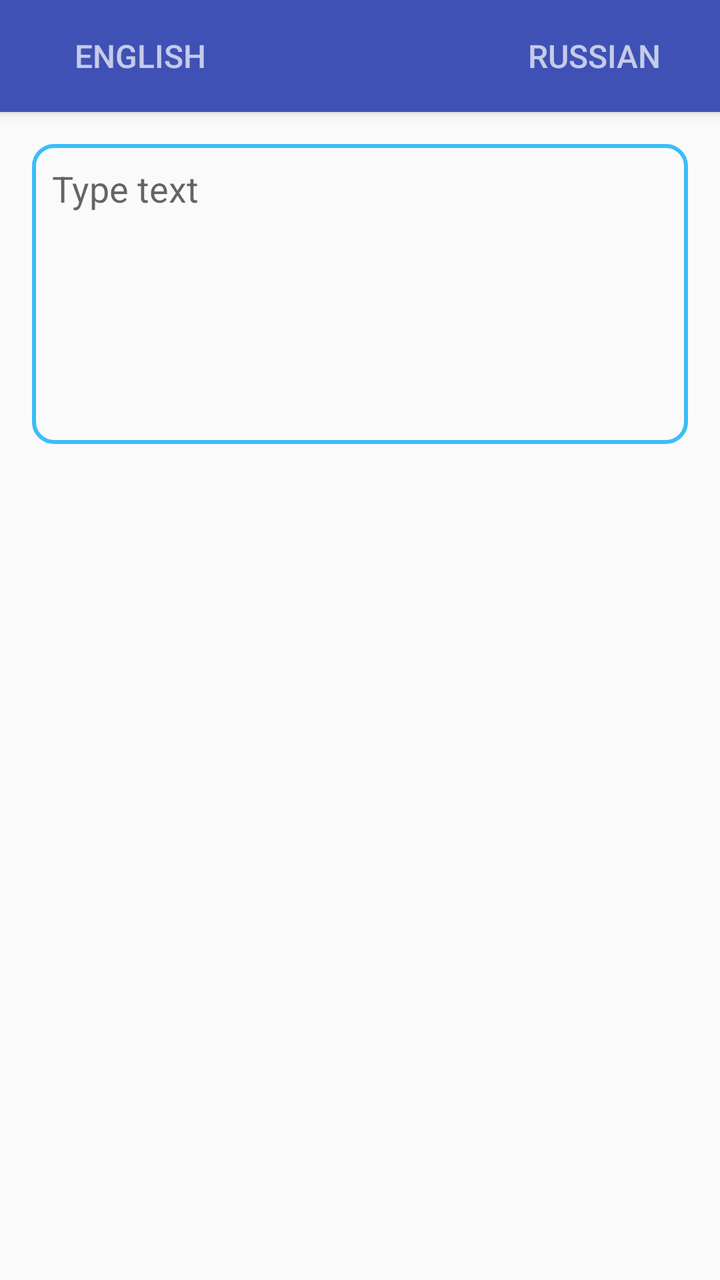
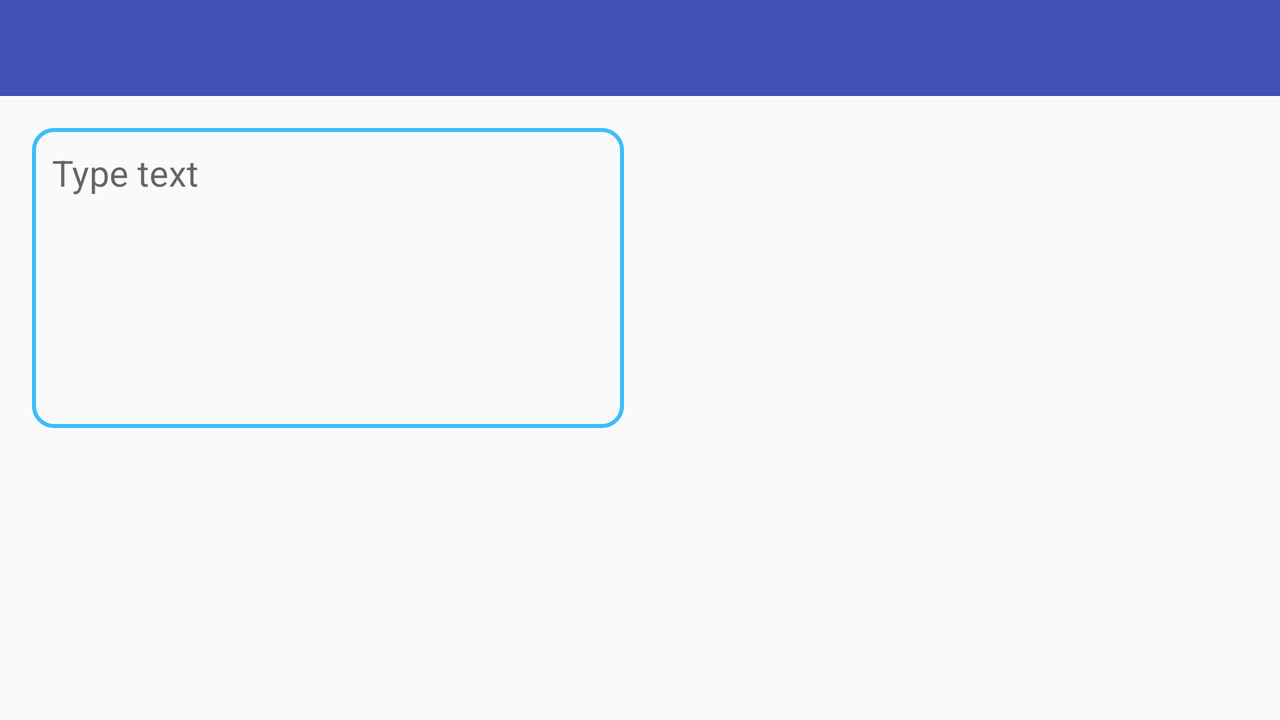

One screen, two layout resources from the same app: the default and the author's alternative for another configuration. Each is rendered where Android would select it; the XML of both is given below.
<!-- AndroidManifest.xml: application theme AppTheme -->
<!-- res/layout/fragment_translate.xml -->
<?xml version="1.0" encoding="utf-8"?>
<android.support.design.widget.CoordinatorLayout xmlns:android="http://schemas.android.com/apk/res/android"
    xmlns:app="http://schemas.android.com/apk/res-auto"
    android:layout_width="match_parent"
    android:layout_height="match_parent"
    android:fitsSystemWindows="true">
    <android.support.design.widget.AppBarLayout
        android:layout_width="match_parent"
        android:layout_height="wrap_content">
        <android.support.v7.widget.Toolbar
            android:id="@+id/toolbar"
            android:layout_width="match_parent"
            android:layout_height="?attr/actionBarSize"
            android:background="@color/colorPrimary"
            android:theme="@style/ThemeOverlay.AppCompat.Dark"
            app:popupTheme="@style/ThemeOverlay.AppCompat.Light"
            app:elevation="2dp">
            <RelativeLayout
                android:layout_width="match_parent"
                android:layout_height="match_parent">
                <Button
                    android:id="@+id/sourceLanguage"
                    android:text="English"
                    style="@style/ToolbarText"
                    android:layout_width="wrap_content"
                    android:layout_height="wrap_content"
                    android:layout_centerVertical="true"
                    android:layout_alignParentStart="true"
                    android:layout_marginStart="10dp" />

                <ImageButton
                    android:id="@+id/swipeLanguages"
                    android:layout_width="32dp"
                    android:layout_height="32dp"
                    android:layout_centerInParent="true"
                    android:background="@android:color/transparent" />
                <Button
                    android:id="@+id/targetLanguage"
                    android:text="Russian"
                    style="@style/ToolbarText"
                    android:layout_width="wrap_content"
                    android:layout_height="wrap_content"
                    android:layout_marginEnd="19dp"
                    android:layout_alignBaseline="@+id/sourceLanguage"
                    android:layout_alignBottom="@+id/sourceLanguage"
                    android:layout_alignParentEnd="true" />
            </RelativeLayout>
        </android.support.v7.widget.Toolbar>
    </android.support.design.widget.AppBarLayout>
    <LinearLayout xmlns:android="http://schemas.android.com/apk/res/android"
        android:orientation="vertical"
        android:layout_width="match_parent"
        android:layout_height="match_parent"
        android:padding="16dp"
        app:layout_behavior="@string/appbar_scrolling_view_behavior">

        <EditText
            android:id="@+id/editText"
            android:hint="Type text"
            android:layout_width="match_parent"
            android:layout_height="150dp"
            android:background="@drawable/rounded_border_edittext"
            android:inputType="textMultiLine"
            android:scrollbars="vertical"
            android:gravity="top"
            android:padding="10dp"/>

        <FrameLayout
            android:layout_width="match_parent"
            android:layout_height="match_parent">

            <TextView
                android:id="@+id/translation"
                android:textSize="24sp"
                android:textColor="@color/blackPrimary"
                android:layout_width="wrap_content"
                android:layout_height="wrap_content"
                android:layout_marginTop="10dp"
                android:layout_marginBottom="10dp"
                android:layout_marginEnd="10dp"
                android:visibility="gone"/>

            <include layout="@layout/view_progress" />

            <include layout="@layout/view_error" />
        </FrameLayout>
    </LinearLayout>
</android.support.design.widget.CoordinatorLayout>
<!-- res/layout/view_progress.xml (included above) -->
<?xml version="1.0" encoding="utf-8"?>
<FrameLayout xmlns:android="http://schemas.android.com/apk/res/android"
    android:layout_width="match_parent"
    android:layout_height="match_parent"
    android:layout_marginBottom="56dp">
    <ProgressBar
        style="?android:attr/progressBarStyle"
        android:layout_width="wrap_content"
        android:layout_height="wrap_content"
        android:layout_gravity="center"
        android:id="@+id/progressBar"
        android:visibility="gone"/>
</FrameLayout>
<!-- res/layout/view_error.xml (included above) -->
<?xml version="1.0" encoding="utf-8"?>
<RelativeLayout
    xmlns:android="http://schemas.android.com/apk/res/android"
    android:layout_width="match_parent"
    android:layout_height="match_parent"
    android:layout_gravity="center"
    android:layout_marginBottom="56dp">

    <TextView
        android:id="@+id/errorTextView"
        android:text="@string/error_message"
        android:layout_width="wrap_content"
        android:layout_height="wrap_content"
        android:layout_centerInParent="true"
        android:visibility="gone"/>

    <Button
        android:id="@+id/errorButton"
        android:text="@string/error_button"
        android:layout_width="wrap_content"
        android:layout_height="wrap_content"
        android:layout_gravity="center_horizontal"
        android:layout_below="@+id/errorTextView"
        android:layout_centerHorizontal="true"
        android:visibility="gone"/>

</RelativeLayout>
<!-- resources referenced by this layout -->
<resources>
  <color name="colorPrimary">#3F51B5</color>
  <!-- drawable rounded_border_edittext (drawable) -->
  <?xml version="1.0" encoding="utf-8"?>
  <selector xmlns:android="http://schemas.android.com/apk/res/android">
      <item>
          <shape android:shape="rectangle">
              <solid android:color="#FAFAFA"/>
              <corners android:radius="10dp" />
              <stroke
                  android:width="2dp"
                  android:color="#3bbdfa" />
          </shape>
      </item>
  </selector>
  <string name="error_button">RETRY</string>
  <string name="error_message">Error please try again</string>
  <style name="ToolbarText">
          <item name="android:textColor">@color/whiteSecondary</item>
          <item name="android:textSize">16sp</item>
          <item name="android:background">?android:attr/selectableItemBackground</item>
          <item name="android:clickable">true</item>
      </style>
  <style name="AppTheme" parent="Theme.AppCompat.Light.NoActionBar">
          <item name="colorPrimary">@color/colorPrimary</item>
          <item name="colorPrimaryDark">@color/colorPrimaryDark</item>
          <item name="colorAccent">@color/colorAccent</item>
      </style>
  <color name="whiteSecondary">#b3ffffff</color>
  <color name="colorPrimaryDark">#303F9F</color>
  <color name="colorAccent">#FF4081</color>
</resources>
<!-- res/layout-land/fragment_translate.xml (the author's variant of the layout above) -->
<!-- drawn on the phone turned sideways -->
<?xml version="1.0" encoding="utf-8"?>
<android.support.design.widget.CoordinatorLayout xmlns:android="http://schemas.android.com/apk/res/android"
    xmlns:app="http://schemas.android.com/apk/res-auto"
    android:layout_width="match_parent"
    android:layout_height="match_parent"
    android:fitsSystemWindows="true">
    <android.support.design.widget.AppBarLayout
        android:layout_width="match_parent"
        android:layout_height="wrap_content"
        app:elevation="0dp">
            <RelativeLayout
                android:layout_width="match_parent"
                android:layout_height="?attr/actionBarSize"
                android:background="@color/colorPrimary">
                <TextView
                    android:id="@+id/sourceLanguageName"
                    style="@style/ToolbarText"
                    android:layout_width="wrap_content"
                    android:layout_height="40dp"
                    android:layout_marginEnd="15dp"
                    android:layout_centerVertical="true"
                    android:gravity="center_vertical"
                    android:layout_toStartOf="@+id/swapLanguages" />
                <ImageButton
                    android:id="@+id/swapLanguages"
                    android:layout_width="32dp"
                    android:layout_height="32dp"
                    android:padding="2dp"
                    android:layout_centerInParent="true"
                    android:background="?attr/selectableItemBackgroundBorderless"
                    android:clickable="true"/>
                <TextView
                    android:id="@+id/targetLanguageName"
                    style="@style/ToolbarText"
                    android:layout_width="wrap_content"
                    android:layout_height="40dp"
                    android:layout_marginStart="15dp"
                    android:layout_centerVertical="true"
                    android:gravity="center_vertical"
                    android:layout_toEndOf="@+id/swapLanguages"/>
            </RelativeLayout>
    </android.support.design.widget.AppBarLayout>
    <LinearLayout xmlns:android="http://schemas.android.com/apk/res/android"
        android:orientation="horizontal"
        android:layout_width="match_parent"
        android:layout_height="match_parent"
        android:weightSum="2"
        android:padding="16dp"
        app:layout_behavior="@string/appbar_scrolling_view_behavior">

        <EditText
            android:id="@+id/editText"
            android:hint="@string/translate_hint"
            android:layout_width="0dp"
            android:layout_height="150dp"
            android:layout_weight="1"
            android:background="@drawable/rounded_border_edittext"
            android:inputType="textMultiLine"
            android:scrollbars="vertical"
            android:gravity="top"
            android:padding="10dp"
            android:layout_marginEnd="16dp"/>

        <RelativeLayout
            android:layout_width="0dp"
            android:layout_height="match_parent"
            android:layout_weight="1">

            <TextView
                android:id="@+id/translation"
                android:textSize="24sp"
                android:textColor="@color/blackPrimary"
                android:layout_width="wrap_content"
                android:layout_height="wrap_content"
                android:layout_marginBottom="10dp"
                android:layout_marginEnd="50dp"
                android:visibility="gone"/>

            <com.joanzapata.iconify.widget.IconToggleButton
                android:id="@+id/favoriteFlag"
                android:layout_width="40dp"
                android:layout_height="40dp"
                android:textOn="{md-bookmark 30dp @color/colorPrimary}"
                android:textOff="{md-bookmark-border 30dp @color/blackDisabled}"
                android:background="?attr/selectableItemBackgroundBorderless"
                android:layout_marginBottom="10dp"
                android:layout_alignParentEnd="true"
                android:visibility="gone"/>

            <include layout="@layout/view_progress" />

            <include layout="@layout/view_error" />
        </RelativeLayout>
    </LinearLayout>
</android.support.design.widget.CoordinatorLayout>
<!-- resources referenced by the variant -->
<!-- as the phone turned sideways resolves them -->
<resources>
  <color name="colorPrimary">#3F51B5</color>
  <!-- drawable rounded_border_edittext (drawable) -->
  <?xml version="1.0" encoding="utf-8"?>
  <selector xmlns:android="http://schemas.android.com/apk/res/android">
      <item>
          <shape android:shape="rectangle">
              <solid android:color="#FAFAFA"/>
              <corners android:radius="10dp" />
              <stroke
                  android:width="2dp"
                  android:color="#3bbdfa" />
          </shape>
      </item>
  </selector>
  <string name="error_button">RETRY</string>
  <string name="error_message">Error please try again</string>
  <string name="translate_hint">Type text</string>
  <style name="ToolbarText">
          <item name="android:textColor">@color/whiteSecondary</item>
          <item name="android:textSize">16sp</item>
          <item name="android:background">?android:attr/selectableItemBackground</item>
          <item name="android:clickable">true</item>
      </style>
  <style name="AppTheme" parent="Theme.AppCompat.Light.NoActionBar">
          <item name="colorPrimary">@color/colorPrimary</item>
          <item name="colorPrimaryDark">@color/colorPrimaryDark</item>
          <item name="colorAccent">@color/colorAccent</item>
      </style>
  <color name="whiteSecondary">#b3ffffff</color>
  <color name="colorPrimaryDark">#303F9F</color>
  <color name="colorAccent">#FF4081</color>
</resources>
